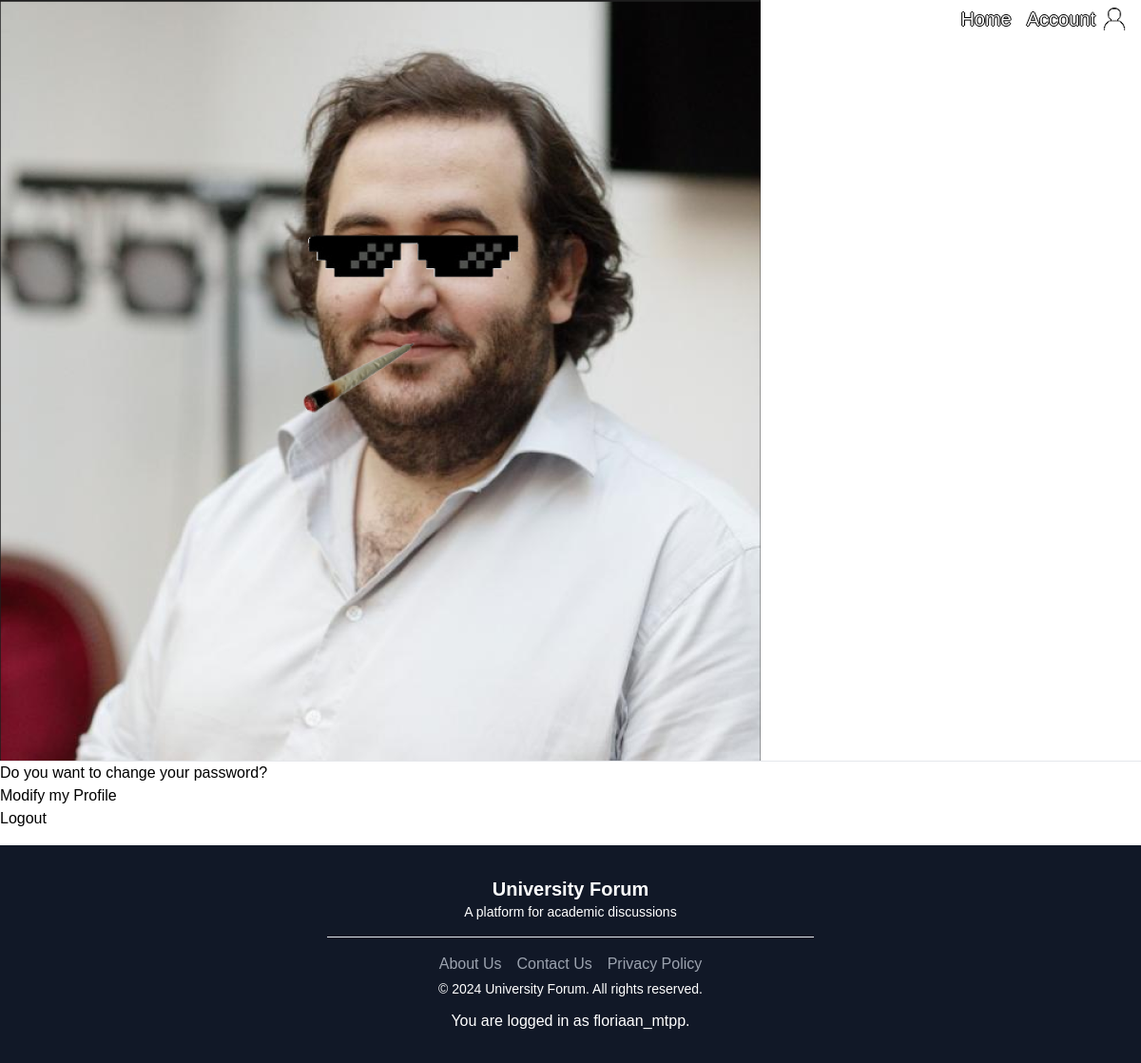
The page /account/ (signed in) on the database its author committed.
### authentication/models.py (models this page shows)
class User(AbstractUser):
    PROFESSOR = 'professor'
    STUDENT = 'student'
    IT = 'IT license'
    MATH = 'MATH license'
    PHYS = 'PHYS license'
    Medecine = 'Medecine'
    Sociology = 'Sociology license'
    ROLE_CHOICES = [
        (PROFESSOR, 'Professor'),
        (STUDENT, 'Student'),
    ]
    STUDIES_CHOICES = [
        (IT, 'IT license'),
        (MATH, 'MATH license'),
        (PHYS, 'PHYS license'),
        (Medecine, 'Medecine'),
        (Sociology, 'Sociology license'),
    ]
    profile_picture = models.ImageField(verbose_name='profile_picture', blank=True, null=True)
    role = models.CharField(max_length=30, choices=ROLE_CHOICES, verbose_name='Rôle')
    studies = models.CharField(max_length=30, choices=STUDIES_CHOICES, verbose_name='Studies', default='')

### forum/views.py (the view)
# urls.py: path('account/', forum.views.account, name='account'),
@login_required
def account(request):
    return render(request, 'forum/account.html')

### forum/templates/forum/account.html (shortened to what this page needs)
{% extends 'base.html' %}
{% load static %}
{% load tailwind_tags %}
{% block content %}
<div class="div-user">
  <div class="div-user-picture">
    {% if user.profile_picture %}
    <img id="perso-profile" src="{{ user.profile_picture.url }}" alt="Profile picture">
    {% else %}
      <img src="{% static 'assets/User.png' %}" alt="Default profile picture">
    {% endif %}
  </div>
  <hr>
  <div class="div-user-content">
    <p><a href="{% url 'password_change' %}">Do you want to change your password?</a></p>
    <p><a href="{% url 'change-profile' %}">Modify my Profile</a></p>
    <form action="{% url 'logout' %}" method="post">
      <button type="submit">Logout</button>
    </form>
  </div>
</div>
{% endblock content %}

### templates/base.html (shortened to what this page needs)
{% load static %}
{% load tailwind_tags %}
<html>
<head>
    <link rel="stylesheet" type="text/css" href="{% static 'css/style.css' %}?{% now 'U' %}">
    {% tailwind_css %}
</head>
<body>
    <nav class="navbar bg-transparent flex flex-row items-center absolute w-full z-10">
        <div class="nav-logo flex-grow">
            <a href="#" target="_blank"><box-icon name='chat' class="h-10 w-10"></box-icon></a>
        </div>
        <div class="nav-ul-right flex flex-row w-50 mr-4">
            <ul class="h-ful">
                <li>
                    <a href="{% url 'home' %}"
                        class="text-white hover:text-gray-900 mr-4 text-xl text-shadow-black">Home</a>
                </li>
            </ul>
            <ul class="account h-full">
                <li class="account">
                    <a href="{% url 'account' %}"
                        class="flex items-center text-white text-xl hover:text-gray-30 text-shadow-black hover:text-gray-900">
                        Account
                        <img src="{% static 'assets/account_icon.png' %}?{% now 'U' %}" alt="account-icon"
                            class="h-6 w-6 ml-2">
                    </a>
                </li>
            </ul>
        </div>
    </nav>
    <main>
        <div class="content-div">
            {% block content %}{% endblock content %}
        </div>
    </main>
    <footer class="bg-gray-900 text-white py-8">
        <div class="container mx-auto flex flex-col items-center justify-center">
            <div class="flex flex-col md:flex-row items-center justify-between mb-4">
                <div class="mb-4 md:mb-0">
                    <h3 class="text-xl font-semibold text-center">University Forum</h3>
                    <p class="text-sm">A platform for academic discussions</p>
                </div>
            </div>
            <hr class="bg-white w-1/2 mb-4">
            <div class="flex items-center">
                <a href="#" class="text-gray-400 hover:text-gray-200 mr-4">
                    About Us
                </a>
                <a href="#" class="text-gray-400 hover:text-gray-200 mr-4">
                    Contact Us
                </a>
                <a href="#" class="text-gray-400 hover:text-gray-200">
                    Privacy Policy
                </a>
            </div>
            <div>
                <p class="text-sm m-1">&copy; 2024 University Forum. All rights reserved.</p>
                <p class="text-center mt-3">You are logged in as {{ user }}.</p>
            </div>
        </div>
    </footer>
</body>
</html>

### static/css/style.css (style rules this page uses)
:root { --primary-color: #403e3f; --secondary-color: #0b7a1a; --text-color: whitesmoke; }
* { font-family: Arial, Helvetica, sans-serif; }
body { margin: 0; padding: 0; background-size: cover; }
.text-shadow-black { text-shadow: -1px 0 black, 0 1px black, 1px 0 black, 0 -1px black; }

### rows shown on the page
User: profile_picture (picture), username "floriaan_mtpp"
